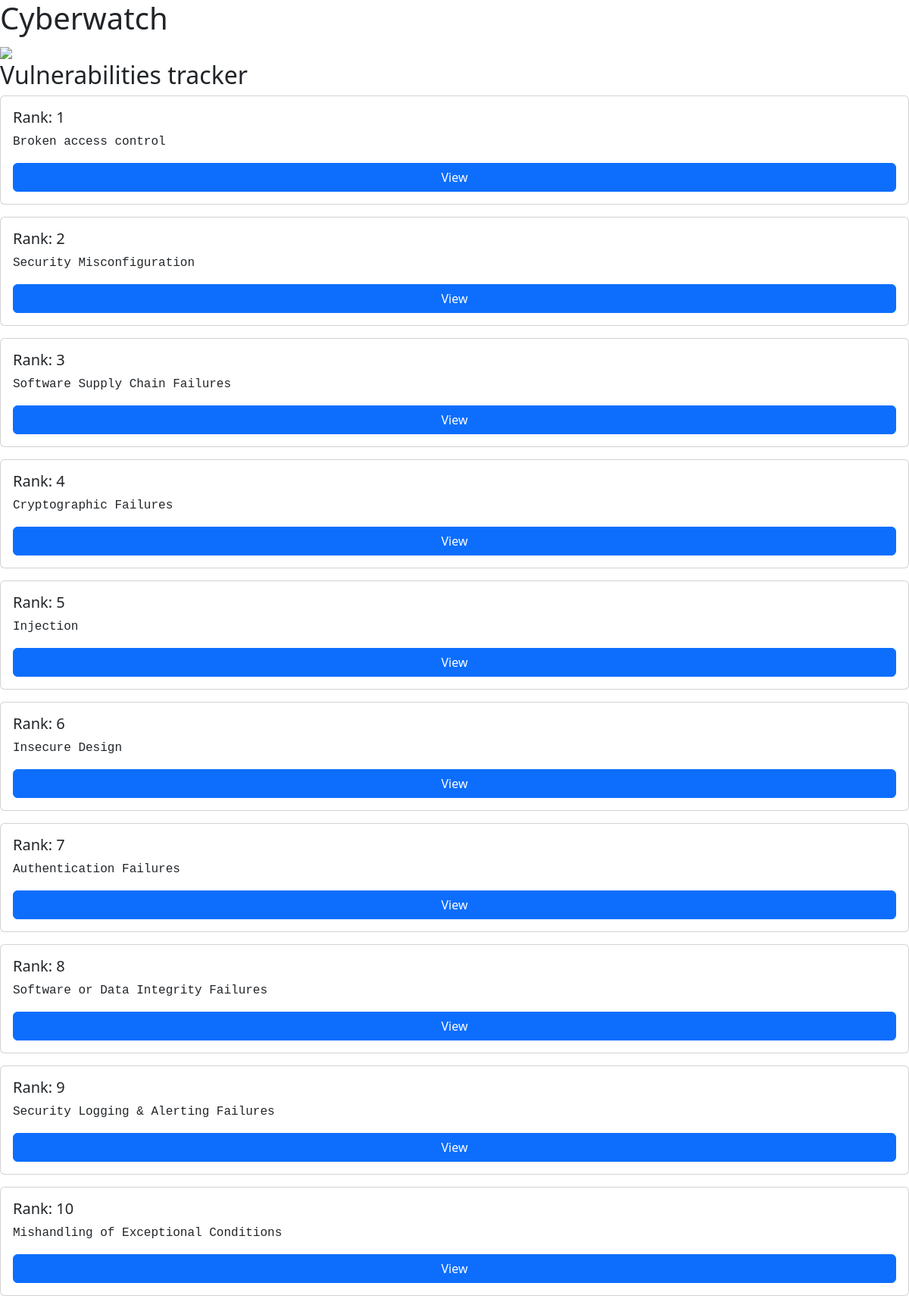
The page / on the database its author committed.
### tables this page shows
CREATE TABLE vulnerabilities (
    id INTEGER PRIMARY KEY AUTOINCREMENT,
    vul_name TEXT NOT NULL,
    "owasp_rank" INTEGER
);

### app.py (the view)
@app.route('/')
def home():
    with engine.connect() as connection:
        query = text('SELECT * FROM vulnerabilities ORDER BY owasp_rank;')
        result = connection.execute(query).fetchall()
    return render_template('index.html', vulnerabilities=result)

### templates/index.html
{% extends 'base.html' %}
{% block content %}
<div class="row">
    {% for v in vulnerabilities %}
    <div class="col-12 col-md-12 mb-3">
        <div class="card p-3">
            <h5>Rank: {{ v.owasp_rank }}</h5>
            <p>{{ v.vul_name }}</p>
            <a href="/incidents/{{ v.id }}" class="btn btn-primary">View</a>
        </div>
    </div>
    {% endfor %}
</div>
{% endblock %}

### static/css/styles.css (style rules this page uses)
p { font-family: 'Courier New', Courier, monospace; }

### rows shown on the page
vulnerabilities: owasp_rank "1", vul_name "Broken access control"
vulnerabilities: owasp_rank "2", vul_name "Security Misconfiguration"
vulnerabilities: owasp_rank "3", vul_name "Software Supply Chain Failures"
vulnerabilities: owasp_rank "4", vul_name "Cryptographic Failures"
vulnerabilities: owasp_rank "5", vul_name "Injection"
vulnerabilities: owasp_rank "6", vul_name "Insecure Design"
vulnerabilities: owasp_rank "7", vul_name "Authentication Failures"
vulnerabilities: owasp_rank "8", vul_name "Software or Data Integrity Failures"
vulnerabilities: owasp_rank "9", vul_name "Security Logging & Alerting Failures"
vulnerabilities: owasp_rank "10", vul_name "Mishandling of Exceptional Conditions"
